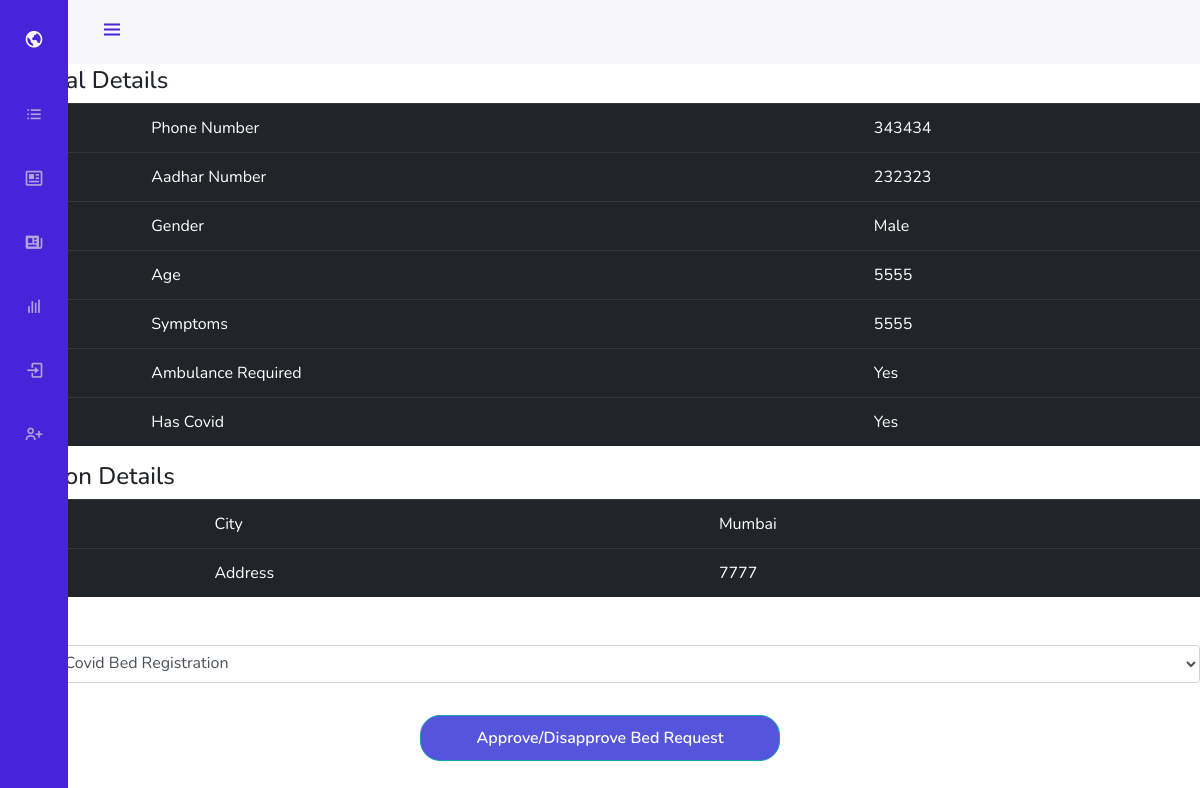
The app's page /patient/8/ with its own data.
### blog/models.py (models this page shows, shortened)
class BedRequest(models.Model):
    aadhar_number = models.IntegerField(max_length = 16)
    phone_number = models.IntegerField(max_length = 10)
    email = models.EmailField(default='jmak0015@gmail.com')
    name = models.CharField(max_length =100)
    address = models.CharField(max_length=100)
    city= models.CharField(max_length = 16)
    pin_code= models.IntegerField(max_length=6)
    gender= models.CharField(max_length = 16)
    age= models.IntegerField(default = 1)
    co_mobidity = models.CharField(max_length = 16)
    ambulance_required = models.CharField(max_length = 16)
    scheme = models.CharField(max_length = 16)
    health_centre = models.CharField(max_length = 16,default='KEM')
    tested = models.CharField(max_length = 16)
    symptoms = models.CharField(max_length = 16)

### blog/views.py (the view)
# urls.py: path('patient/<int:pk>/', views.PatientDetailView, name='patient-detail'),
def PatientDetailView(request, pk):
    if request.method== 'POST':
        form=Booking(request.POST)
        if form.is_valid():
            ch = form.cleaned_data.get('choice')
            if ch != 3:
                post = Post.objects.filter(author = request.user).first()
                if ch == '1':
                    post.covid_cap -= 1
                else:
                    post.norm_cap -= 1
                post.save()
                rq = BedRequest.objects.filter(pk = pk).first()
                send_mail('COVID Saathi has some good news for you!',f' {request.user} has accepted your booking!',settings.EMAIL_HOST_USER,[f'{rq.email}'],fail_silently=False)
                BedRequest.objects.filter(aadhar_number = rq.aadhar_number).delete()
            else:
                BedRequest.objects.filter(pk = pk).delete()
        return redirect('dash-view')
    else:
        form =Booking()
        rq = get_object_or_404(BedRequest, pk=pk)
        return render(request,'blog/patient_detail.html', {
            "form": form,
            "post": rq,
        })

### blog/forms.py
class Booking(forms.ModelForm):
    choice=forms.CharField(widget=forms.Select(choices=BOOKING))
    class Meta:
        model= Post
        fields = ["choice"]

### blog/templates/blog/patient_detail.html (shortened to what this page needs)
{% extends 'blog/navbase_without.html' %}
{% load crispy_forms_tags %}
{% block content %}
    <article class="media content-section">
        <div class="media-body">
            <h2 style="text-align: center; color: darkblue; margin-top: 20px; font-weight: 700;" class="article-title">{{ post.name }}</h2>
            <h4>General Details</h4>
            <div>
                <table class="table table-hover table-dark">
                <tbody>
                    <tr>
                    <th scope="row">1</th>
                    <td>Phone Number</td>
                    <td>{{post.phone_number}}</td>
                    </tr>
                    <tr>
                    <th scope="row">1</th>
                    <td>Aadhar Number</td>
                    <td>{{post.aadhar_number}}</td>
                    </tr>
                    <tr>
                    <th scope="row">2</th>
                    <td>Gender</td>
                    <td> {{post.gender | safe}}</td>
                    </tr>
                    <tr>
                    <th scope="row">3</th>
                    <td>Age</td>
                    <td>{{post.age | safe}}</td>
                    </tr>
                    <tr>
                    <th scope="row">4</th>
                    <td>Symptoms</td>
                    <td>{{post.symptoms | safe}}</td>
                    </tr>
                    <tr>
                    <th scope="row">5</th>
                    <td>Ambulance Required</td>
                    <td>{{post.ambulance_required| safe}}</td>
                    </tr>
                    <tr>
                    <th scope="row">5</th>
                    <td>Has Covid</td>
                    <td>{{post.tested| safe}}</td>
                    </tr>
                </tbody>
                </table>
            </div>
            <h4>Location Details</h4>
            <div>
                <table class="table table-hover table-dark">
                <tbody>
                    <tr>
                    <th scope="row">1</th>
                    <td>City</td>
                    <td>{{ post.city | safe}}</td>
                    </tr>
                    <tr>
                    <th scope="row">2</th>
                    <td>Address</td>
                    <td>{{ post.address | safe}}</td>
                    </tr>
                </tbody>
                </table>
            </div>
            <form method="POST">
                <fieldset class="form-group">
                    {{ form | crispy}}
                </fieldset>
                <div class="form-group">
                    <button class="btn btn-outline-info" type="submit">Approve/Disapprove Bed Request</button>
                </div>
            </form>
        </div>
    </article>
{% endblock content%}

### blog/static/blog/css/nav.css (style rules this page uses)
:root { --header-height: 3rem; --nav-width: 68px; --first-color: #4723D9; --first-color-light: #AFA5D9; --white-color: #F7F6FB; --body-font: 'Nunito', sans-serif; --normal-font-size: 1rem; --z-fixed: 100; }
*,::before,::after { box-sizing: border-box; }
html { height: 100vh !important; }
body { position: relative; margin: 0 0 0 0; padding: 0 ; font-family: var(--body-font); font-size: var(--normal-font-size); transition: .5s; }
@media screen and (min-width: 768px) { body { margin: 0 0 0 0; padding-left: 0 + 2rem); } }

### blog/templates/blog/patient_detail.html (style rules this page uses)
button.btn.btn-outline-info { background-color: rgb(63, 171, 243); font-weight: 600; transition: 0.5s; }
button.btn.btn-outline-info { border-radius: 20px; padding: 10px 20px; background: rgb(85, 85, 219); width: 30%; color: #fff; margin-left: 35%; }

### records on screen
BedRequest: phone_number "343434", aadhar_number "232323", gender "Male", age "5555", symptoms "5555", ambulance_required "Yes", tested "Yes", city "Mumbai", address "7777"
